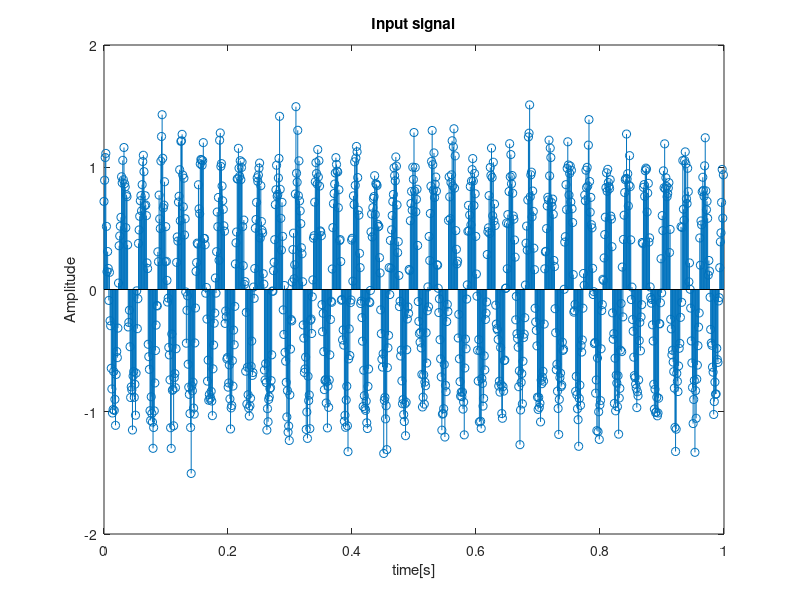
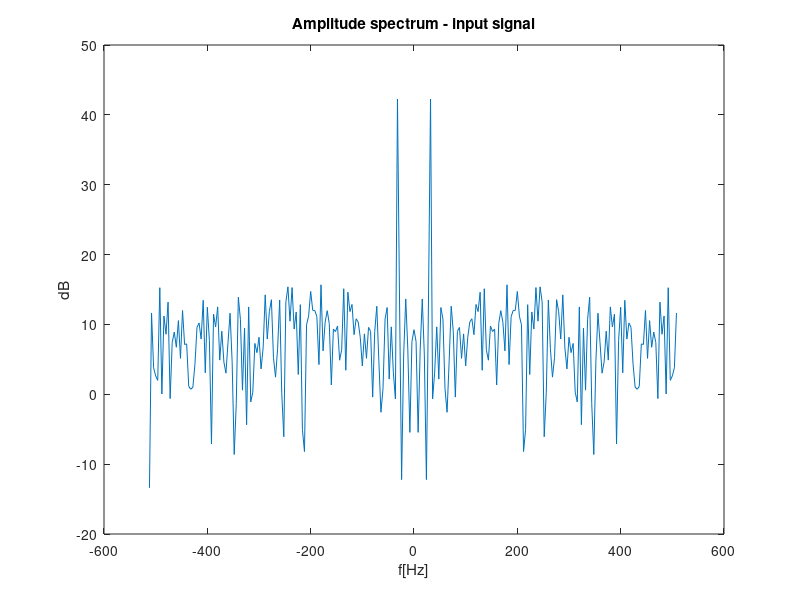
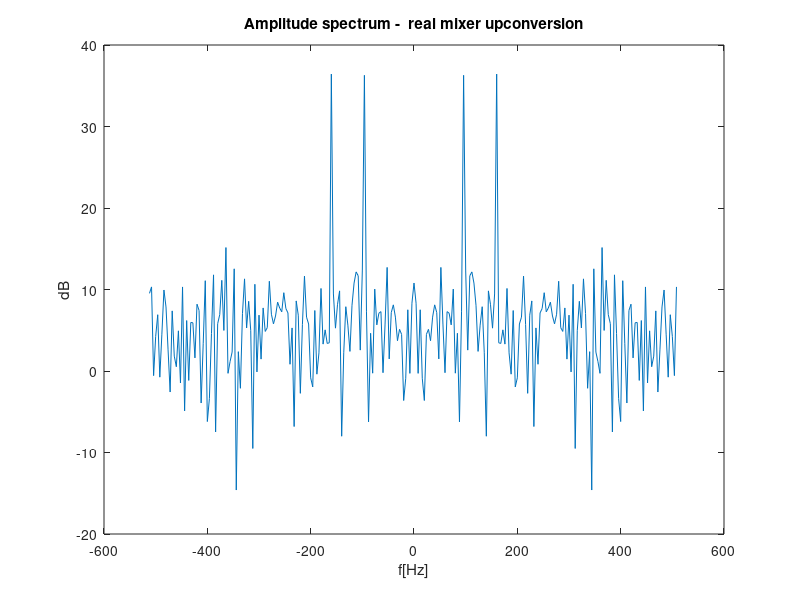
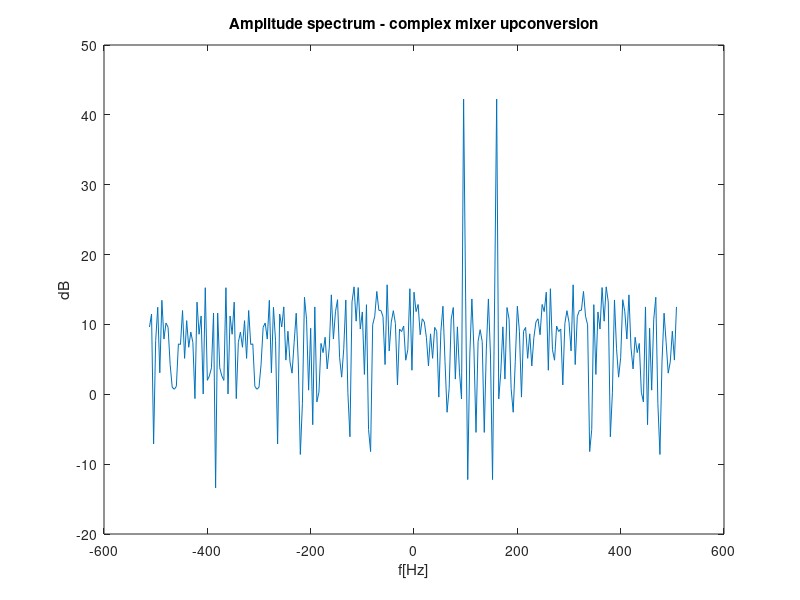

These charts were generated, in order, by the following MATLAB code:
% ***************************************
%           Mixing example
% ***************************************
% Ericsson Nikola Tesla
% DSP Hackaton 2021
% 
% Basic level example of real and complex mixer in digital domain (NCO)
%

close all
clear all

% 1. Generate input cosine signal with little bit of noise and plot the amplitude spectrum

fs=1.024e3; % sampling frequency
N=1024; %number of samples of sine signal
t=(0:N-1)/fs;
f0=32; % signal frequency

% signal
x=cos(2*pi*f0*t);
snr=15;
x=awgn(x,snr);
% spectrum
Nfft=256;
deltaf=fs/Nfft;
f=linspace(-fs/2,fs/2-deltaf,Nfft); %frequency axis in FFT
X=fftshift(fft(x,Nfft));

figure
stem(t,x)
xlabel('time[s]');
ylabel('Amplitude');
title('Input signal');

figure
plot(f,20*log10(abs(X)));
ylabel('dB');
xlabel('f[Hz]');
title('Amplitude spectrum - input signal');

% 2. Do the frequency upconversion with real mixer, fNCO=128Hz
fNCO=128;
xNCO=cos(2*pi*fNCO*t);
xout1=xNCO.*x;
Xout1=fftshift(fft(xout1,Nfft));

figure
plot(f,20*log10(abs(Xout1)));
ylabel('dB');
xlabel('f[Hz]');
title('Amplitude spectrum -  real mixer upconversion');

% with real mixer, 4 spectral components will appear after the upconversion
% a) fNCO+f0 ->  this one we usually need for further processing
% b) fNCO-f0
% c) -fNCO-f0
% d) -fNCO+f0

% 3. Do the frequency upconversion with complex mixer, fNCO=128 Hz
fNCO=128;
xNCO=exp(1i*2*pi*fNCO*t);
xout2=xNCO.*x;
Xout2=fftshift(fft(xout2,Nfft));

figure
plot(f,20*log10(abs(Xout2)));
ylabel('dB');
xlabel('f[Hz]');
title('Amplitude spectrum - complex mixer upconversion');

% with complex mixer, 2 spectral components will appear after the upconversion
% a) fNCO+f0 ->  this one we usually need for further processing
% b) fNCO-f0

% 4. Do the frequency downpconversion with complex mixer, fNCO=-256 Hz
fNCO=-256;
xNCO=exp(1i*2*pi*fNCO*t);
xout3=xNCO.*x;
Xout3=fftshift(fft(xout3,Nfft));

figure
plot(f,20*log10(abs(Xout3)));
ylabel('dB');
xlabel('f[Hz]');
title('Amplitude spectrum - complex mixer downconversion');

% with complex mixer, 2 spectral components will appear after the downconversion
% a) fNCO+f0 ->  this one we usually need for further processing
% b) fNCO-f0
